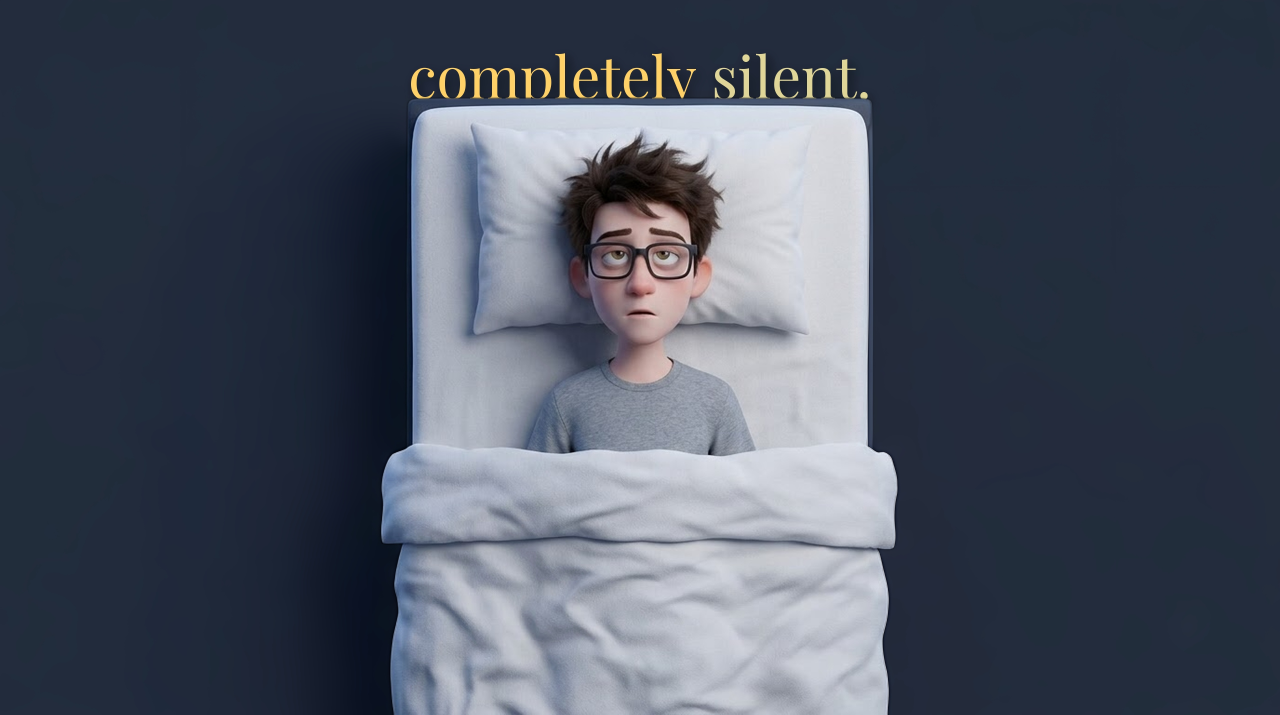
#> input picture assets/images/LINE_1-B_CORRECTED_V2.jpg, 3840 x 2144 px, given in place of LINE_1-B.jpg, which was not available (shown at 1/3 size)
$ python render_corrected_line1b_frame.py
#> lines starting #> are read from the running program, lines starting #| are printed output that depends on the picture; pictures that were not available may be replaced by others from this repository, and a replacement may not be noted
from PIL import Image, ImageDraw, ImageFont, ImageFilter
import os

base_path = "assets/images/4k/LINE_1-B.jpg"
cutout_path = "assets/cutouts/LINE_1-B_cutout.png"
font_path = "assets/fonts/PlayfairDisplay.ttf"

base = Image.open(base_path).convert("RGBA")
cutout = Image.open(cutout_path).convert("RGBA")
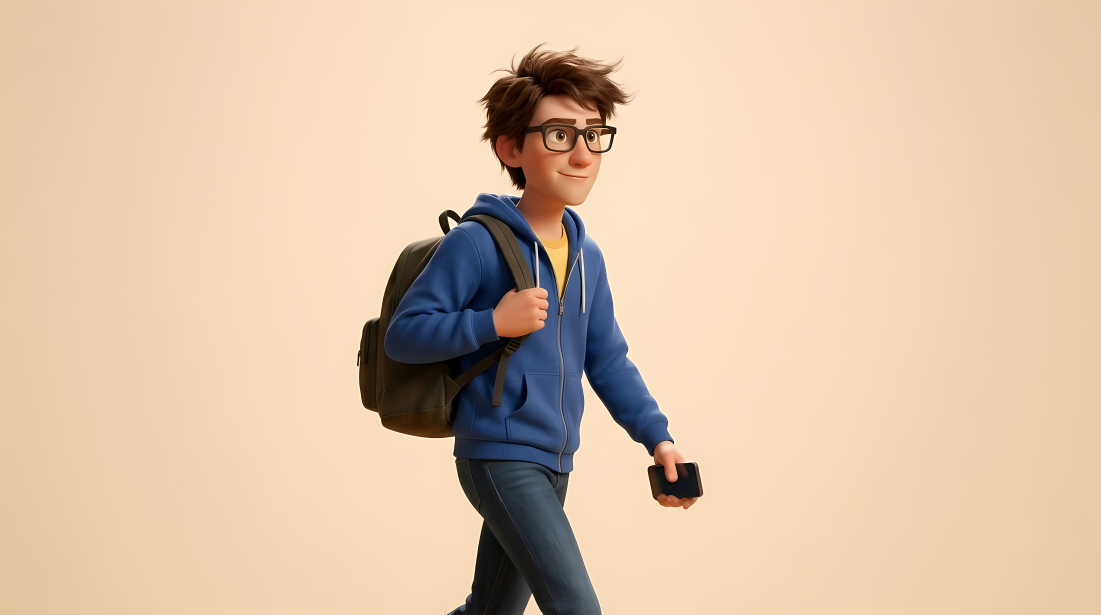
#> input picture assets/images/LINE_13-A_4K.jpg, 5504 x 3072 px, given in place of LINE_1-B_cutout.png, which was not available (shown at 1/5 size)

# Resize cutout to match 4K base
cutout = cutout.resize(base.size, Image.Resampling.LANCZOS)
#> cutout: PIL image 3840x2144 RGBA
w, h = base.size
#> w = 3840; h = 2144

# Text Layer
txt_layer = Image.new("RGBA", (w, h), (0, 0, 0, 0))
#> txt_layer: PIL image 3840x2144 RGBA; every value is 0
shadow_layer = Image.new("RGBA", (w, h), (0, 0, 0, 0))
tdraw = ImageDraw.Draw(txt_layer)
sdraw = ImageDraw.Draw(shadow_layer)

font_size = 220 # Scaled for 4K
font = ImageFont.truetype(font_path, font_size)

# The phrase that VEED botched: "completely silent."
# In our smart layout: anchored in the upper dark negative space above the bed
phrase = "completely silent."
bbox = tdraw.textbbox((0, 0), phrase, font=font)
#> bbox = (0, 38, 1957, 251)
tw = bbox[2] - bbox[0]
#> tw = 1957
th = bbox[3] - bbox[1]
#> th = 213

tx = (w - tw) // 2
#> tx = 941
ty = int(h * 0.17) # In the dark space above the bed, touching hair tip
#> ty = 364

# Ambient shadow
sdraw.text((tx + 12, ty + 16), phrase, font=font, fill=(15, 20, 30, 160))
shadow_blurred = shadow_layer.filter(ImageFilter.GaussianBlur(radius=20))
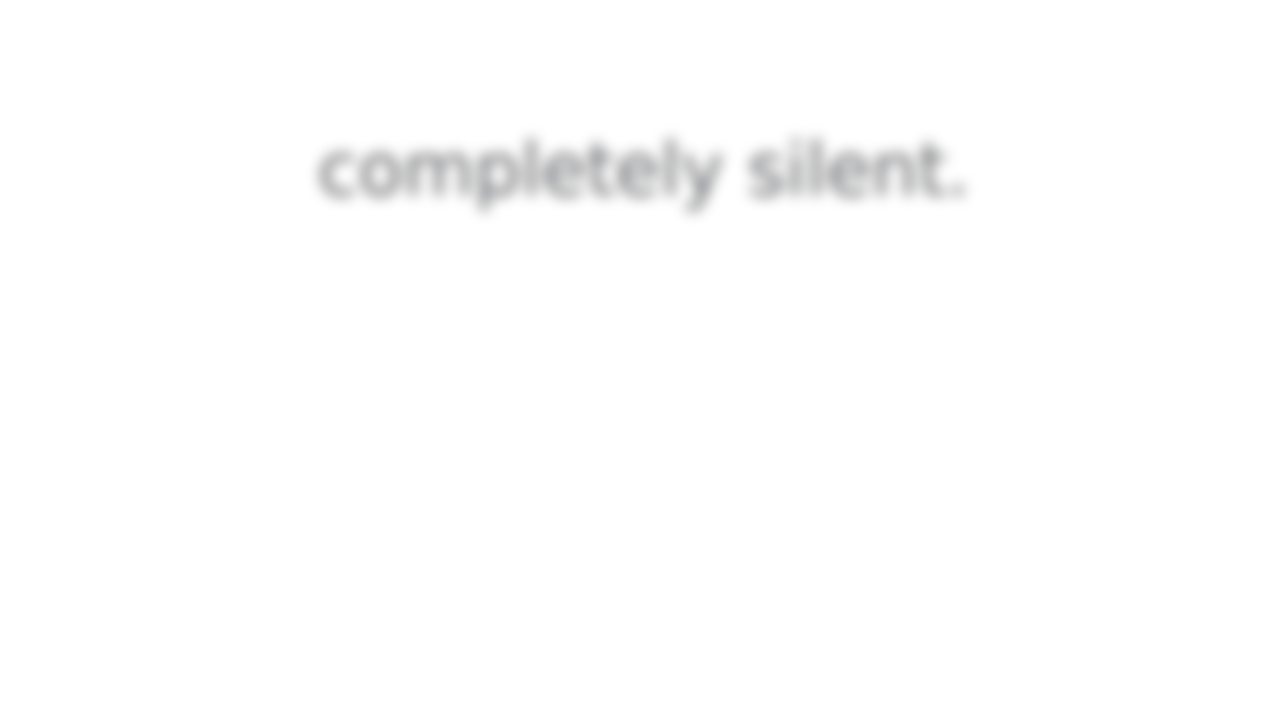
#> shadow_blurred: PIL image 3840x2144 RGBA (shown at 1/3 size); mean R, G, B, A 0.2, 0.2, 0.3, 1.7; transparent parts drawn white

# Active word pop on "completely" (Sunglow Gold), "silent." in Butter Cream
# Word 1: "completely "
bbox1 = tdraw.textbbox((0, 0), "completely ", font=font)
#> bbox1 = (0, 38, 1289, 251)
w1 = bbox1[2] - bbox1[0]
#> w1 = 1289
tdraw.text((tx, ty), "completely ", font=font, fill=(255, 209, 102, 255)) # Active Sunglow Gold #FFD166
# Word 2: "silent."
tdraw.text((tx + w1, ty), "silent.", font=font, fill=(255, 242, 168, 220)) # Butter Cream #FFF2A8

# 3-Layer Sandwich Compositing: Base 4K -> Shadow -> Text -> Sam Cutout
comp = Image.alpha_composite(base, shadow_blurred)
comp = Image.alpha_composite(comp, txt_layer)
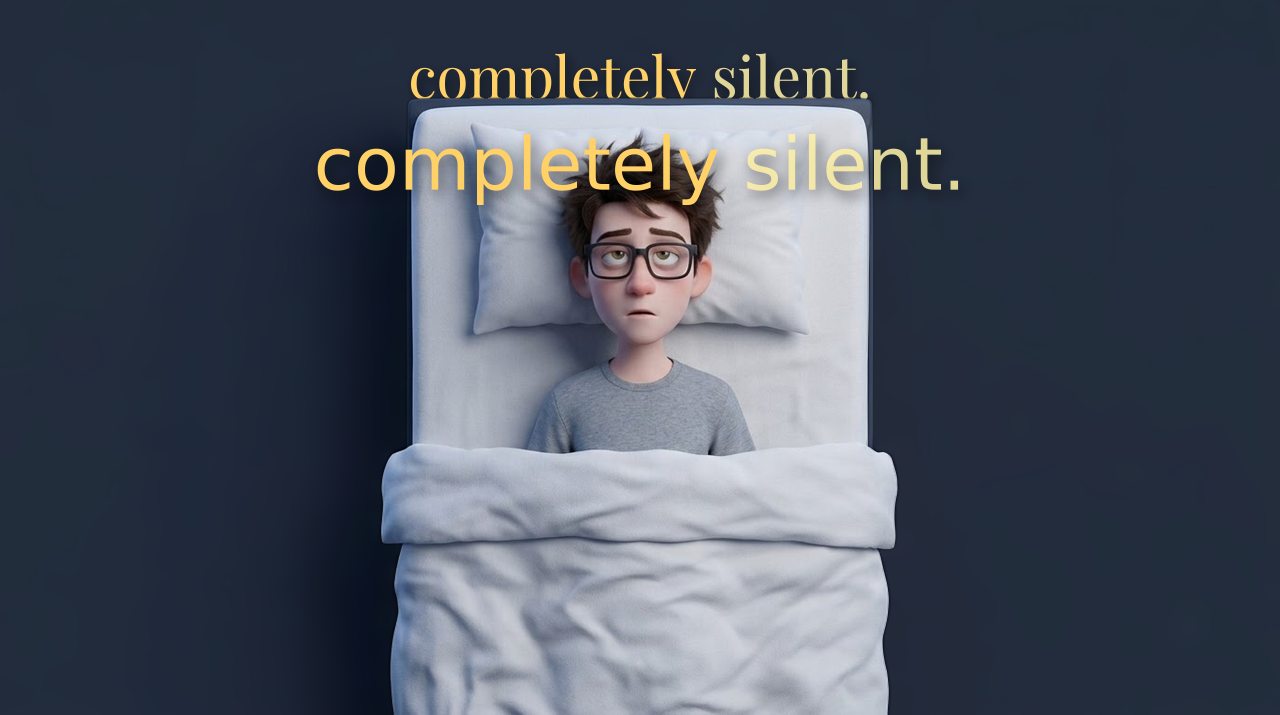
#> comp: PIL image 3840x2144 RGBA (shown at 1/3 size); mean R, G, B, A 75.9, 82.8, 96, 255
final = Image.alpha_composite(comp, cutout)

out_path = "assets/images/LINE_1-B_CORRECTED_4K.jpg"
final.convert("RGB").save(out_path, quality=98)
print(f"SUCCESS! Saved corrected 4K frame at: {out_path}")
